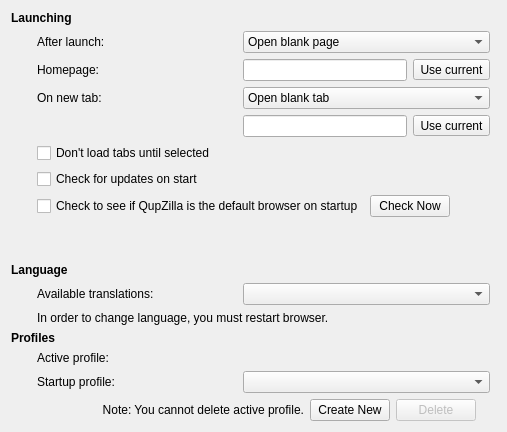
         <widget class="QWidget" name="generalPage">
          <layout class="QGridLayout" name="gridLayout_6">
           <item row="4" column="2">
            <widget class="QFrame" name="newTabFrame">
             <layout class="QHBoxLayout" name="horizontalLayout_3">
              <property name="leftMargin">
               <number>0</number>
              </property>
              <property name="topMargin">
               <number>0</number>
              </property>
              <property name="rightMargin">
               <number>0</number>
              </property>
              <property name="bottomMargin">
               <number>0</number>
              </property>
              <item>
               <widget class="QLineEdit" name="newTabUrl"/>
              </item>
              <item>
               <widget class="MacToolButton" name="newTabUseCurrent">
                <property name="text">
                 <string>Use current</string>
                </property>
               </widget>
              </item>
             </layout>
            </widget>
           </item>
           <item row="17" column="1" colspan="3">
            <widget class="QFrame" name="frame">
             <property name="frameShape">
              <enum>QFrame::NoFrame</enum>
             </property>
             <property name="frameShadow">
              <enum>QFrame::Raised</enum>
             </property>
             <layout class="QHBoxLayout" name="horizontalLayout">
              <property name="leftMargin">
               <number>0</number>
              </property>
              <property name="topMargin">
               <number>0</number>
              </property>
              <property name="rightMargin">
               <number>20</number>
              </property>
              <property name="bottomMargin">
               <number>0</number>
              </property>
              <item>
               <widget class="QLabel" name="cannotDeleteActiveProfileLabel">
                <property name="text">
                 <string>Note: You cannot delete active profile.</string>
                </property>
                <property name="alignment">
                 <set>Qt::AlignRight|Qt::AlignTrailing|Qt::AlignVCenter</set>
                </property>
               </widget>
              </item>
              <item>
               <widget class="QPushButton" name="createProfile">
                <property name="sizePolicy">
                 <sizepolicy hsizetype="Fixed" vsizetype="Fixed">
                  <horstretch>0</horstretch>
                  <verstretch>0</verstretch>
                 </sizepolicy>
                </property>
                <property name="text">
                 <string>Create New</string>
                </property>
               </widget>
              </item>
              <item>
               <widget class="QPushButton" name="deleteProfile">
                <property name="enabled">
                 <bool>false</bool>
                </property>
                <property name="sizePolicy">
                 <sizepolicy hsizetype="Fixed" vsizetype="Fixed">
                  <horstretch>0</horstretch>
                  <verstretch>0</verstretch>
                 </sizepolicy>
                </property>
                <property name="text">
                 <string>Delete</string>
                </property>
               </widget>
              </item>
             </layout>
            </widget>
           </item>
           <item row="1" column="0">
            <spacer name="horizontalSpacer_7">
             <property name="orientation">
              <enum>Qt::Horizontal</enum>
             </property>
             <property name="sizeType">
              <enum>QSizePolicy::Fixed</enum>
             </property>
             <property name="sizeHint" stdset="0">
              <size>
               <width>20</width>
               <height>10</height>
              </size>
             </property>
            </spacer>
           </item>
           <item row="0" column="0" colspan="2">
            <widget class="QLabel" name="label_24">
             <property name="text">
              <string>&lt;b&gt;Launching&lt;/b&gt;</string>
             </property>
            </widget>
           </item>
           <item row="16" column="2">
            <widget class="QComboBox" name="startProfile"/>
           </item>
           <item row="1" column="1">
            <widget class="QLabel" name="label_3">
             <property name="text">
              <string>After launch: </string>
             </property>
            </widget>
           </item>
           <item row="1" column="2">
            <widget class="QComboBox" name="afterLaunch">
             <item>
              <property name="text">
               <string>Open blank page</string>
              </property>
             </item>
             <item>
              <property name="text">
               <string>Open homepage</string>
              </property>
             </item>
             <item>
              <property name="text">
               <string>Open speed dial</string>
              </property>
             </item>
             <item>
              <property name="text">
               <string>Restore session</string>
              </property>
             </item>
             <item>
              <property name="text">
               <string>Select session</string>
              </property>
             </item>
            </widget>
           </item>
           <item row="2" column="1">
            <widget class="QLabel" name="label">
             <property name="text">
              <string>Homepage: </string>
             </property>
            </widget>
           </item>
           <item row="2" column="2">
            <layout class="QHBoxLayout" name="horizontalLayout_2">
             <item>
              <widget class="QLineEdit" name="homepage"/>
             </item>
             <item>
              <widget class="MacToolButton" name="useCurrentBut">
               <property name="text">
                <string>Use current</string>
               </property>
              </widget>
             </item>
            </layout>
           </item>
           <item row="3" column="1">
            <widget class="QLabel" name="label_2">
             <property name="text">
              <string>On new tab: </string>
             </property>
            </widget>
           </item>
           <item row="3" column="2">
            <widget class="QComboBox" name="newTab">
             <item>
              <property name="text">
               <string>Open blank tab</string>
              </property>
             </item>
             <item>
              <property name="text">
               <string>Open homepage</string>
              </property>
             </item>
             <item>
              <property name="text">
               <string>Open speed dial</string>
              </property>
             </item>
             <item>
              <property name="text">
               <string>Open other page...</string>
              </property>
             </item>
            </widget>
           </item>
           <item row="14" column="0" colspan="2">
            <widget class="QLabel" name="label_4">
             <property name="text">
              <string>&lt;b&gt;Profiles&lt;/b&gt;</string>
             </property>
            </widget>
           </item>
           <item row="16" column="1">
            <widget class="QLabel" name="label_5">
             <property name="text">
              <string>Startup profile:</string>
             </property>
            </widget>
           </item>
           <item row="6" column="1" colspan="2">
            <widget class="QCheckBox" name="checkUpdates">
             <property name="text">
              <string>Check for updates on start</string>
             </property>
            </widget>
           </item>
           <item row="15" column="1">
            <widget class="QLabel" name="label_45">
             <property name="text">
              <string>Active profile:</string>
             </property>
            </widget>
           </item>
           <item row="15" column="2">
            <widget class="QLabel" name="activeProfile">
             <property name="text">
              <string/>
             </property>
            </widget>
           </item>
           <item row="11" column="1" colspan="2">
            <widget class="QLabel" name="label_17">
             <property name="text">
              <string>In order to change language, you must restart browser.</string>
             </property>
            </widget>
           </item>
           <item row="9" column="0" colspan="3">
            <widget class="QLabel" name="label_11">
             <property name="text">
              <string>&lt;b&gt;Language&lt;/b&gt;</string>
             </property>
            </widget>
           </item>
           <item row="10" column="1">
            <layout class="QHBoxLayout" name="horizontalLayout_13">
             <item>
              <widget class="QLabel" name="label_16">
               <property name="sizePolicy">
                <sizepolicy hsizetype="Fixed" vsizetype="Preferred">
                 <horstretch>0</horstretch>
                 <verstretch>0</verstretch>
                </sizepolicy>
               </property>
               <property name="minimumSize">
                <size>
                 <width>200</width>
                 <height>0</height>
                </size>
               </property>
               <property name="text">
                <string>Available translations: </string>
               </property>
              </widget>
             </item>
            </layout>
           </item>
           <item row="10" column="2">
            <widget class="QComboBox" name="languages"/>
           </item>
           <item row="5" column="1" colspan="2">
            <widget class="QCheckBox" name="dontLoadTabsUntilSelected">
             <property name="text">
              <string>Don't load tabs until selected</string>
             </property>
            </widget>
           </item>
           <item row="8" column="0">
            <spacer name="verticalSpacer_6">
             <property name="orientation">
              <enum>Qt::Vertical</enum>
             </property>
             <property name="sizeHint" stdset="0">
              <size>
               <width>20</width>
               <height>40</height>
              </size>
             </property>
            </spacer>
           </item>
           <item row="7" column="1" colspan="2">
            <layout class="QHBoxLayout" name="hLayoutDefaultBrowser">
             <item>
              <widget class="QCheckBox" name="checkDefaultBrowser">
               <property name="text">
                <string>Check to see if QupZilla is the default browser on startup</string>
               </property>
               <property name="checked">
                <bool>false</bool>
               </property>
              </widget>
             </item>
             <item>
              <widget class="QPushButton" name="checkNowDefaultBrowser">
               <property name="text">
                <string>Check Now</string>
               </property>
              </widget>
             </item>
             <item>
              <spacer name="hSpacerDefaultBrowser">
               <property name="orientation">
                <enum>Qt::Horizontal</enum>
               </property>
               <property name="sizeHint" stdset="0">
                <size>
                 <width>40</width>
                 <height>20</height>
                </size>
               </property>
              </spacer>
             </item>
            </layout>
           </item>
          </layout>
         </widget>
